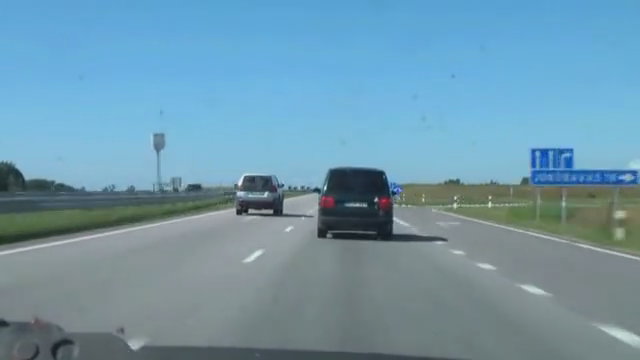
#> input picture frame 37 of Vehicle_tracking/road.mp4, 640 x 360 px
$ python track_vehicles.py
#> lines starting #> are read from the running program, lines starting #| are printed output that depends on the picture; after the words box and inside, x2 and y2 are one past the last pixel; in counts of white or black regions, pixels touching at a corner belong together
#> in detectCars, frame is the input picture: shape (360, 640, 3); mean B, G, R 170.9, 151.4, 111.9
import cv2
import numpy as np

def mse(imageA, imageB):
    err = np.sum((imageA.astype("float") - imageB.astype("float")) ** 2)
    err /= float(imageA.shape[0] * imageA.shape[1])
    return err

def diffUpDown(img):
    height, width, _ = img.shape
    half = int(height / 2)
    top = img[0:half, 0:width]
    bottom = img[half:half+half, 0:width]

    top = cv2.flip(top, 1)
    bottom = cv2.resize(bottom, (32, 64))
    top = cv2.resize(top, (32, 64))
    return mse(top, bottom)

def diffLeftRight(img):
    height, width, _ = img.shape
    half = int(width / 2)
    left = img[0:height, 0:half]
    right = img[0:height, half:half + half - 1]

    right = cv2.flip(right, 1)
    left = cv2.resize(left, (32, 64))
    right = cv2.resize(right, (32, 64))
    return mse(left, right)

def isNewRoi(rx, ry, rw, rh, rectangles):
    for r in rectangles:
        if abs(r[0] - rx) < 40 and abs(r[1] - ry) < 40:
            return False
    return True

def detectRegionsOfInterest(frame, cascade):
    scaleDown = 2
    frame = cv2.resize(frame, (frame.shape[1] // scaleDown, frame.shape[0] // scaleDown))
#> frame: shape (180, 320, 3)
    frameHeight, frameWidth, _ = frame.shape
#> frameHeight = 180; frameWidth = 320
    cars = cascade.detectMultiScale(frame, 1.2, 1)
#> cars = [[4, 89, 24, 24]]

    newRegions = []
    minY = int(frameHeight * 0.3)
#> minY = 54

    for (x, y, w, h) in cars:
        roiImage = frame[y:y+h, x:x+w]
        if y > minY:
            diffX = diffLeftRight(roiImage)
            diffY = round(diffUpDown(roiImage))
            if 1600 < diffX < 3000 and diffY > 12000:
                newRegions.append([x*scaleDown, y*scaleDown, w*scaleDown, h*scaleDown])
#> this loop made 1 pass
#> (x, y, w, h) on pass 1: (4, 89, 24, 24)
#> pass 1, in detectRegionsOfInterest, `roiImage = frame[y:y+h, x:x+w]`:
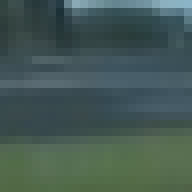
#> roiImage: shape (24, 24, 3) (shown 8 times larger); mean of channels 0, 1, 2 84.4, 89.4, 68.5; drawn as B, G, R
#> pass 1, in diffLeftRight, `left = cv2.resize(left, (32, 64))`:
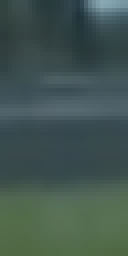
#> left: shape (64, 32, 3) (shown 4 times larger); mean of channels 0, 1, 2 80.5, 85.7, 66.2; drawn as B, G, R
#> pass 1, in diffLeftRight, `right = cv2.resize(right, (32, 64))`:
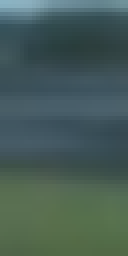
#> right: shape (64, 32, 3) (shown 4 times larger); mean of channels 0, 1, 2 87.5, 92.3, 70.1; drawn as B, G, R
#> pass 1, in diffUpDown, `bottom = cv2.resize(bottom, (32, 64))`:
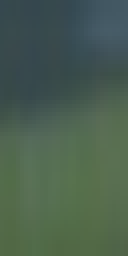
#> bottom: shape (64, 32, 3) (shown 4 times larger); mean of channels 0, 1, 2 79.3, 94.8, 73.6; drawn as B, G, R
#> after the loop, newRegions = []

    return newRegions

def detectCars(filename):
    rectangles = []
    cascade = cv2.CascadeClassifier('cars.xml')
    vc = cv2.VideoCapture(filename)

    if not vc.isOpened():
        print("Không thể mở video.")
        return

    frameCount = 0

    while True:
        rval, frame = vc.read()
        if not rval:
            break

        newRegions = detectRegionsOfInterest(frame, cascade)
#> newRegions = []
        for region in newRegions:
            if isNewRoi(region[0], region[1], region[2], region[3], rectangles):
                rectangles.append(region)
#> this loop made 0 passes
#> after the loop, rectangles = []

        for r in rectangles:
            cv2.rectangle(frame, (r[0], r[1]), (r[0]+r[2], r[1]+r[3]), (0, 0, 255), 3)

        cv2.putText(frame, f"So xe phat hieen: {len(rectangles)}", (20, 40),
                    cv2.FONT_HERSHEY_SIMPLEX, 1, (0, 255, 0), 2)
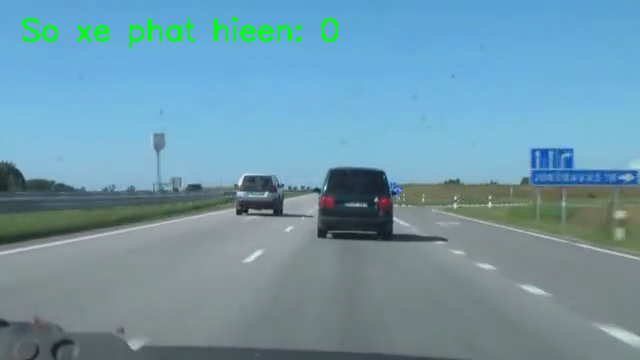
#> frame: shape (360, 640, 3); 0.84% of pixels changed, all inside (x1, y1, x2, y2) = (22, 17, 338, 49)

        cv2.imshow("Keet qua", frame)

        frameCount += 1
        if frameCount > 30:
            frameCount = 0
            rectangles = []

        if cv2.waitKey(1) & 0xFF == 27:  # ESC để thoát
#> (key Esc is pressed here)
            break

    vc.release()
    cv2.destroyAllWindows()

# Gọi hàm chính
detectCars('road.mp4')

$ run again, starting later in the video
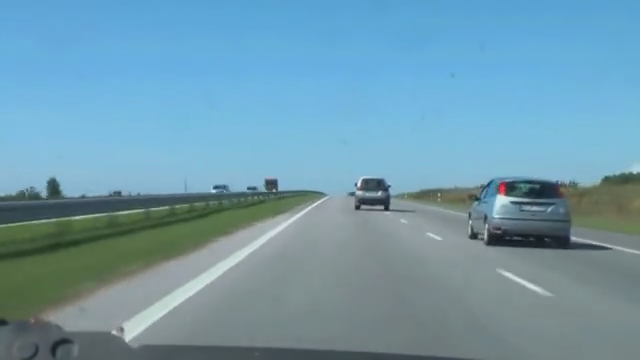
#> input picture frame 170 of Vehicle_tracking/road.mp4, 640 x 360 px
#> in detectCars, frame is the input picture: shape (360, 640, 3); mean B, G, R 172.1, 153.7, 112.4
#> cars = [[222, 64, 86, 86]]
#> the loop in detectRegionsOfInterest, `for (x, y, w, h) in cars:` made 1 pass
#> (x, y, w, h) on pass 1: (222, 64, 86, 86)
#> pass 1, in detectRegionsOfInterest, `roiImage = frame[y:y+h, x:x+w]`:
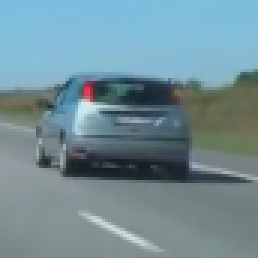
#> roiImage: shape (86, 86, 3) (shown 3 times larger); mean of channels 0, 1, 2 151.1, 142.1, 114.5; drawn as B, G, R
#> after the loop in detectRegionsOfInterest, `for (x, y, w, h) in cars:`: newRegions = [[444, 128, 172, 172]]
#> the loop in detectCars, `for region in newRegions:` made 1 pass
#> the loop in detectCars, `for r in rectangles:` made 1 pass
#> in detectCars, `cv2.putText(frame, f"So xe phat hieen: {len(rectangles)}", (20, 40), c..`:
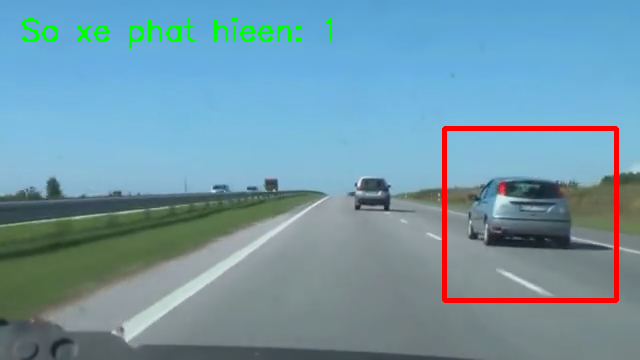
#> frame: shape (360, 640, 3); mean B, G, R 167.9, 152.1, 113.6

$ run again, starting later in the video
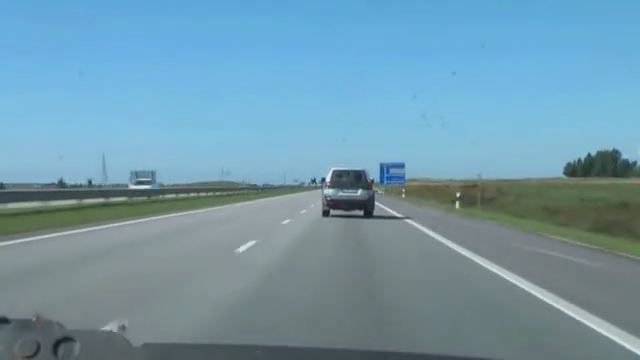
#> input picture frame 302 of Vehicle_tracking/road.mp4, 640 x 360 px
#> in detectCars, frame is the input picture: shape (360, 640, 3); mean B, G, R 169.8, 152.4, 113.9
#> cars = [[151, 74, 46, 46]]
#> the loop in detectRegionsOfInterest, `for (x, y, w, h) in cars:` made 1 pass
#> (x, y, w, h) on pass 1: (151, 74, 46, 46)
#> pass 1, in diffLeftRight, `right = cv2.flip(right, 1)`:
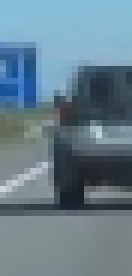
#> right: shape (46, 22, 3) (shown 6 times larger); mean of channels 0, 1, 2 140.4, 127.2, 103; drawn as B, G, R
#> after the loop in detectRegionsOfInterest, `for (x, y, w, h) in cars:`: newRegions = []
#> in detectCars, `cv2.putText(frame, f"So xe phat hieen: {len(rectangles)}", (20, 40), c..`:
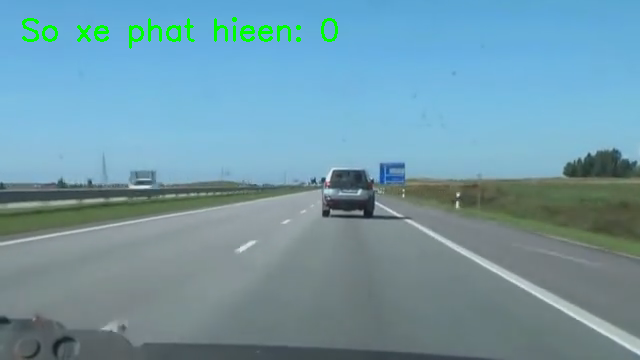
#> frame: shape (360, 640, 3); 0.84% of pixels changed, all inside (x1, y1, x2, y2) = (22, 17, 338, 49)
